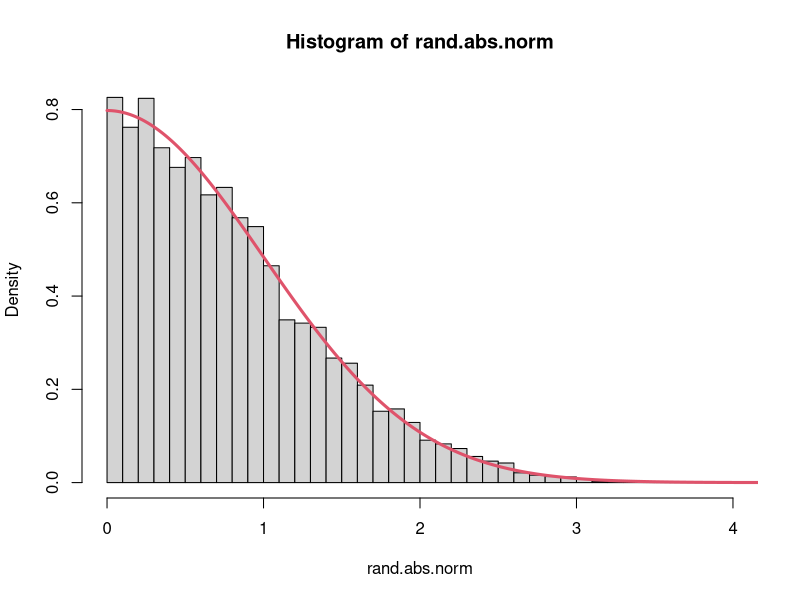

The R script that drew this image:
rand.unif1 <- runif(10000)
rand.unif2 <- runif(10000)

rand.abs.norm <- sqrt(-2 * log(rand.unif2)) * abs(cos(2 * pi * rand.unif1))

# absolute normal

jpeg("abs_normal.jpeg")
hist(rand.abs.norm, prob = TRUE, breaks = 30)
pts <- seq(0, 10, by = 0.01)
abs.norm.density <- 2 * dnorm(pts)
lines(pts, abs.norm.density, col = 2, lwd = 3)
dev.off()
